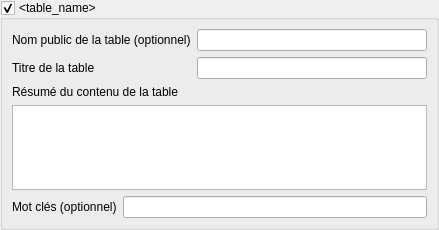
<?xml version="1.0" encoding="UTF-8"?>
<ui version="4.0">
 <class>TableRelationWidget</class>
 <widget class="QWidget" name="TableRelationWidget">
  <property name="geometry">
   <rect>
    <x>0</x>
    <y>0</y>
    <width>439</width>
    <height>230</height>
   </rect>
  </property>
  <property name="windowTitle">
   <string>Form</string>
  </property>
  <layout class="QGridLayout" name="gridLayout_2">
   <property name="leftMargin">
    <number>0</number>
   </property>
   <property name="topMargin">
    <number>0</number>
   </property>
   <property name="rightMargin">
    <number>0</number>
   </property>
   <property name="bottomMargin">
    <number>0</number>
   </property>
   <item row="0" column="0">
    <widget class="QgsCollapsibleGroupBox" name="grp_table">
     <property name="toolTipDuration">
      <number>-5</number>
     </property>
     <property name="title">
      <string>&lt;table_name&gt;</string>
     </property>
     <property name="checkable">
      <bool>true</bool>
     </property>
     <property name="collapsed">
      <bool>false</bool>
     </property>
     <layout class="QGridLayout" name="gridLayout">
      <item row="0" column="0" colspan="2">
       <widget class="QLabel" name="lbl_public_name">
        <property name="text">
         <string>Nom public de la table (optionnel)</string>
        </property>
       </widget>
      </item>
      <item row="0" column="2">
       <widget class="QLineEdit" name="lne_public_name"/>
      </item>
      <item row="1" column="0">
       <widget class="QLabel" name="lbl_title">
        <property name="text">
         <string>Titre de la table</string>
        </property>
       </widget>
      </item>
      <item row="1" column="2">
       <widget class="QLineEdit" name="lne_title"/>
      </item>
      <item row="2" column="0" colspan="2">
       <widget class="QLabel" name="lbl_abstract">
        <property name="text">
         <string>Résumé du contenu de la table</string>
        </property>
       </widget>
      </item>
      <item row="3" column="0" colspan="3">
       <widget class="QTextEdit" name="txt_abstract"/>
      </item>
      <item row="4" column="0">
       <widget class="QLabel" name="lbl_keywords">
        <property name="text">
         <string>Mot clés (optionnel)</string>
        </property>
       </widget>
      </item>
      <item row="4" column="1" colspan="2">
       <widget class="QLineEdit" name="lne_keywords"/>
      </item>
     </layout>
    </widget>
   </item>
  </layout>
 </widget>
 <customwidgets>
  <customwidget>
   <class>QgsCollapsibleGroupBox</class>
   <extends>QGroupBox</extends>
   <header>qgscollapsiblegroupbox.h</header>
   <container>1</container>
  </customwidget>
 </customwidgets>
 <resources/>
 <connections/>
</ui>
